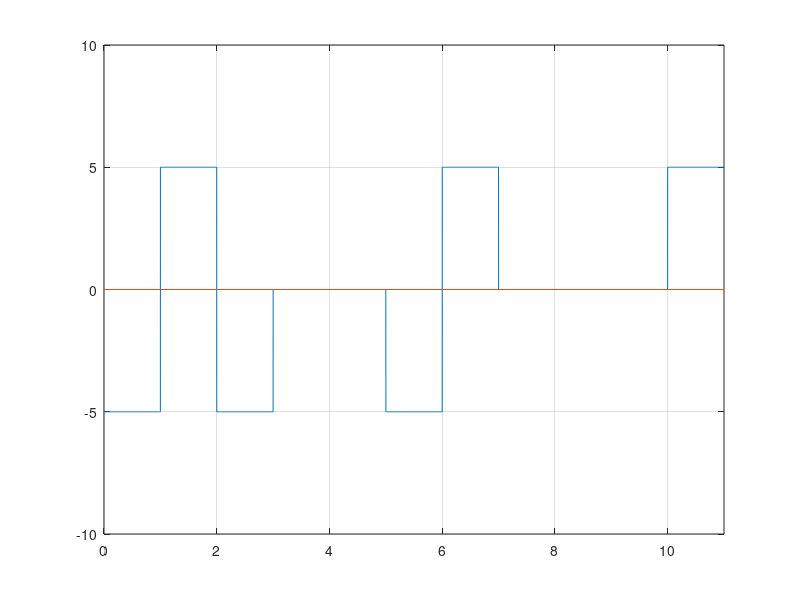

The MATLAB script that drew this image:
clc;
clear all; 
close all;

bits = [1 1 0 0 0 0 1 0 0 0 0];

%... Modulation
bitrate = 1;
voltage = 5;

sampling_rate = 1000;
sampling_time = 1/sampling_rate;

end_time = length(bits)/bitrate;
time = 0:sampling_time:end_time;

count = 0;
zero = 0;
one = 0;

for i = 1:length(bits)
  if bits(i) == 0
    count = count+1;
  else
    count = 0;
    one = one+1;
  end
  if count == 4
    bits(i) = -1;
    count = 0;
    if rem(one, 2) == 0
      bits(i-3) = 1;
    end
  end
end

index = 1;
sign = -1;

for i = 1:length(time)
  modulation(i) = bits(index)*sign*voltage;
  if time(i)*bitrate >= index
    if bits(index) == 1
      sign = -sign;
    end
    index = index+1;
  end
end

plot(time, modulation);
axis([0 end_time -voltage-5 voltage+5]);
line([0 end_time], [0 0]);
grid on;

%... Demodulation
index = 1;

for i = 1:length(modulation)
  demodulation(index) = modulation(i)/voltage;
  if time(i)*bitrate >= index
    index = index+1;
  end
end

last = 0;
for i = 1:length(demodulation)
  if demodulation(i) ~= 0
    if last ~= 0 && demodulation(i) == last
      for j = -3:0
        demodulation(i+j) = 0;
      end
    end
    last = demodulation(i);
  end
end

demodulation = abs(demodulation);

disp(demodulation);